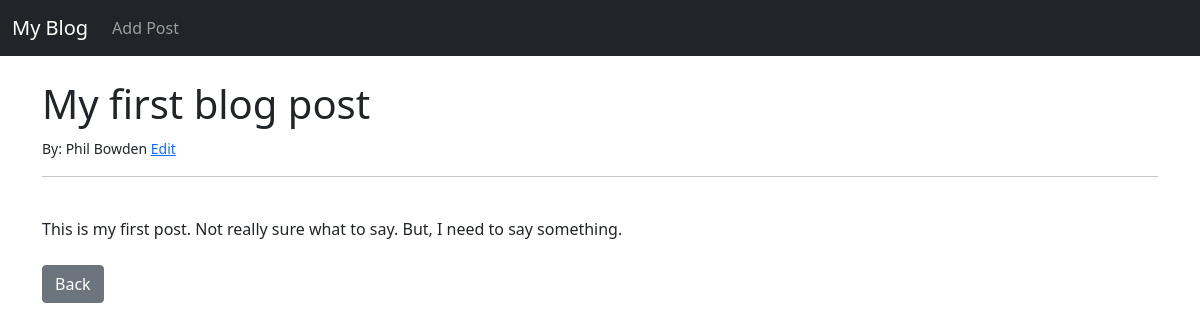
/article/1, run on an earlier commit of the app's database.
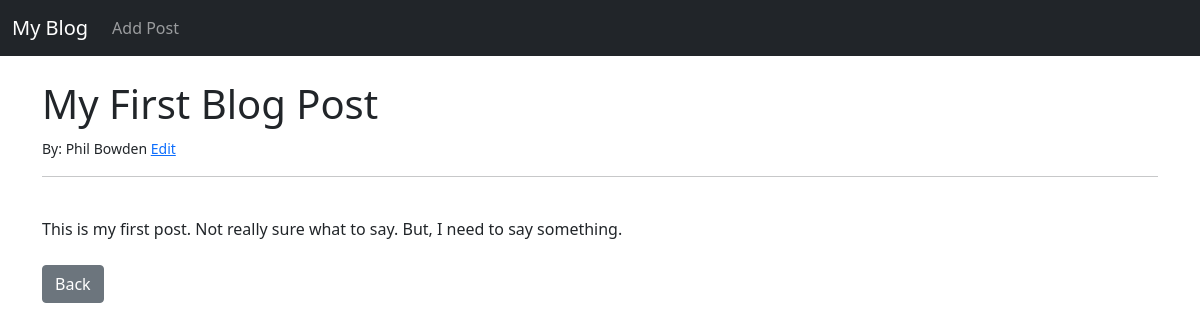
And on a later commit of the database.
### blogoramma/models.py (models this page shows, shortened)
class Post(models.Model):
	title = models.CharField(max_length = 255)
	title_tag = models.CharField(max_length = 255)
	author = models.ForeignKey(User, on_delete=models.CASCADE)
	body = models.TextField()

### blogoramma/views.py (the view)
# urls.py: path('article/<int:pk>', ArticleDetailView.as_view(), name='article-detail'),
class ArticleDetailView(DetailView):
    model = Post
    template_name = 'article_details.html'

### blogoramma/templates/article_details.html (shortened to what this page needs)
{% extends 'base.html' %}
{% block content %}
<h1>{{ post.title }}</h1>
<small>By: {{ post.author.first_name }}
{{ post.author.last_name }} <a href="{% url 'update_post' post.pk %}">Edit</a></small><br/>
<hr>
<br/>
{{ post.body }}
<br/><br/>
<a href="{% url 'home' %}" class="btn btn-secondary">Back</a>
{% endblock %}

What changed in the data, as far as the page shows it:
changed Post "Phil": title "My first blog post" → "My First Blog Post"
